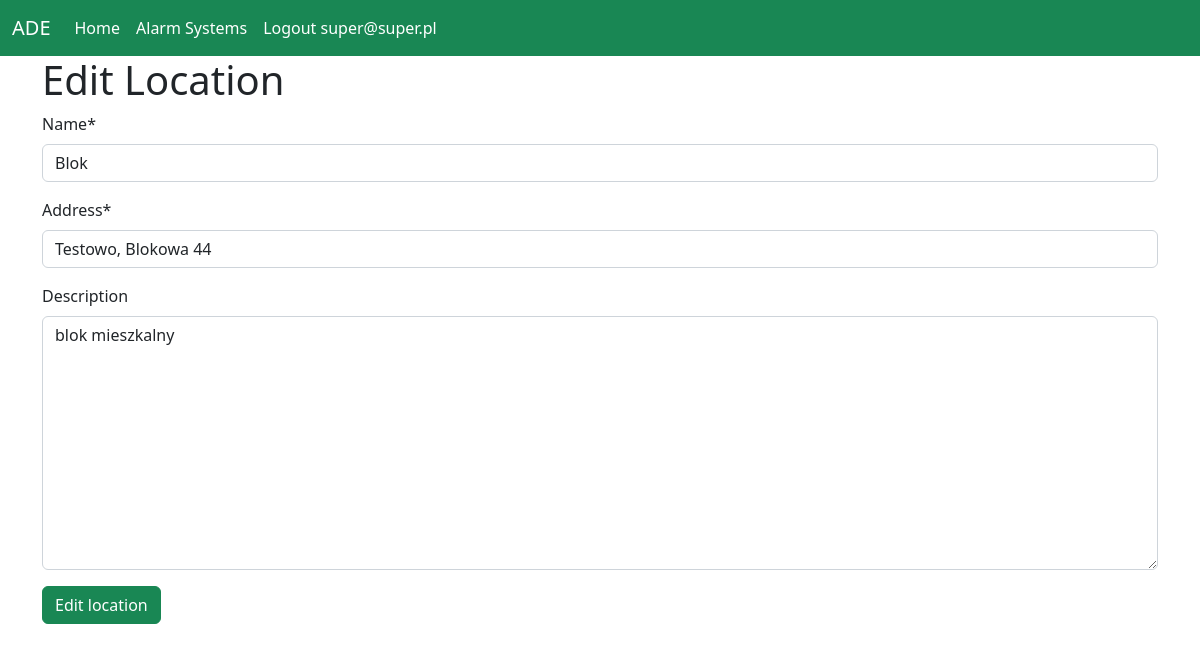
Screenshot of /main_view/edit_location/14 (signed in) with the database file from the repository.
### users/models.py (models this page shows)
class Account(AbstractBaseUser, PermissionsMixin):
    email = models.EmailField(verbose_name='User Email', max_length=60, unique=True)
    fullname = models.CharField(max_length=30, unique=True)
    date_joined = models.DateTimeField(verbose_name='Date joined', auto_now_add=True)
    last_login = models.DateTimeField(verbose_name='Last login', auto_now=True)
    is_operator = models.BooleanField(default=False)
    is_admin = models.BooleanField(default=False)
    is_active = models.BooleanField(default=False)
    is_staff = models.BooleanField(default=False)
    is_superuser = models.BooleanField(default=False)
    USERNAME_FIELD = 'email'
    REQUIRED_FIELDS = ['fullname']
    objects = AccountManager()
    def __str__(self):
        return self.email

### alarm_systems/models.py (models this page shows)
class Location(models.Model):
    name = models.CharField(max_length=100)
    address = models.CharField(max_length=255)
    description = models.TextField(blank=True, null=True)
    customer = models.ForeignKey('Customer', on_delete=models.CASCADE)

### alarm_systems/views.py (the view, shortened to what this page needs)
# urls.py: path('main_view/edit_location/<int:pk>', LocationEditView.as_view(),
class LocationEditView(UpdateView):
    model = Location
    fields = ['name', 'address', 'description']
    template_name = 'home/customer_main_page/location_update_form.html'

### alarm_systems/templates/home/customer_main_page/location_update_form.html (shortened to what this page needs)
{% extends 'base.html' %}
{% load crispy_forms_tags %}
{% block container %}
<h1>Edit Location</h1>
    <form action="" method="post">
        {{ form|crispy }}
        <button type="submit" value="Update" class="btn btn-success">Edit location</button>
    </form>
{% endblock %}

### templates/partials/_menu.html (shortened to what this page needs)
<nav class="navbar navbar-expand-lg navbar-dark bg-success mb-xxl-3">
    <div class="container-fluid">
        <a class="navbar-brand" href="#">ADE</a>
        <div class="collapse navbar-collapse" id="navbarSupportedContent">
            <ul class="navbar-nav me-auto mb-2 mb-lg-0">
                <li class="nav-item">
                    <a class="nav-link active" aria-current="page" href="{% url 'alarm_systems:home' %}">Home</a>
                </li>
                <li class="nav-item">
                    <a class="nav-link active" aria-current="page" href="{% url 'alarm_systems:main_view' %}">Alarm
                        Systems</a>
                </li>
                {% if user.is_authenticated %}
                    <li class="nav-item">
                        <a class="nav-link active" aria-current="page"
                           href="{% url 'users:logout_view' %}">Logout {{ user }}</a>
                    </li>
                {% endif %}
            </ul>
        </div>
    </div>
</nav>

### rows the page displays
Account: email "super@super.pl"
Location: name "Blok", address "Testowo, Blokowa 44", description "blok mieszkalny"
